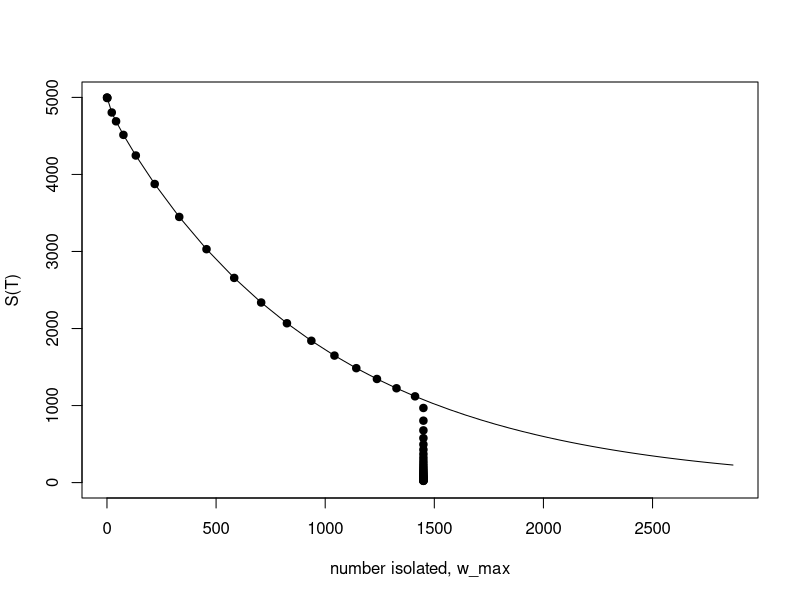
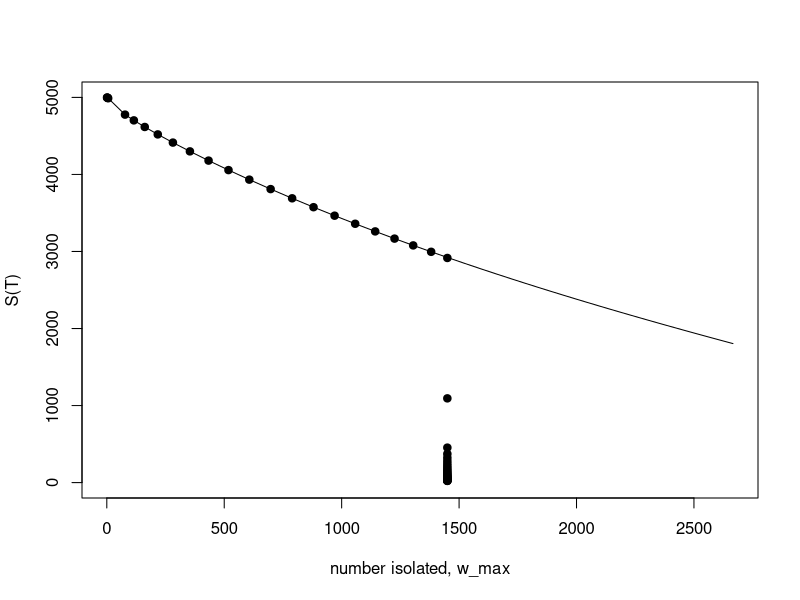
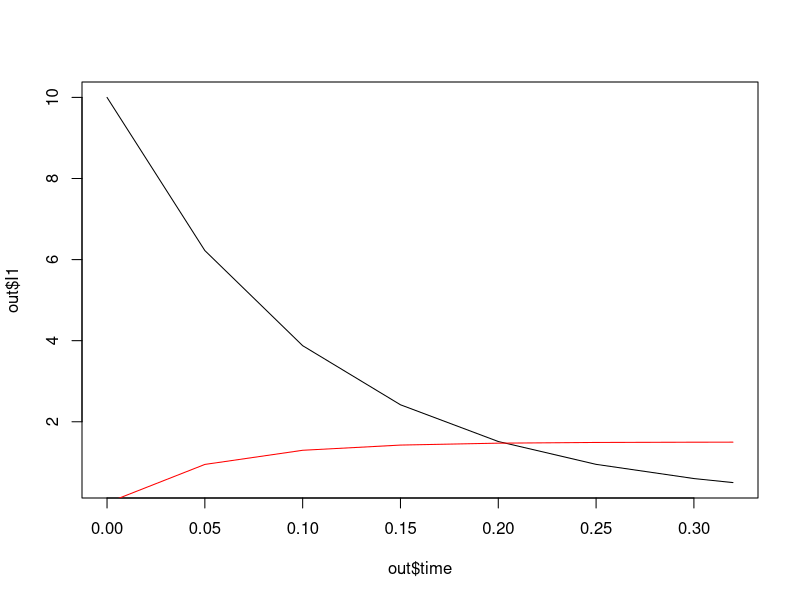
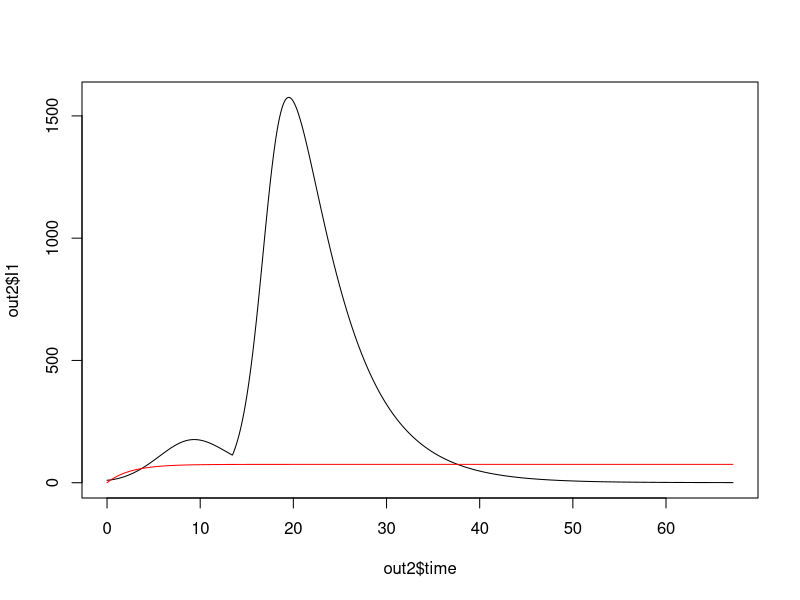

Generate these figures, in order, with R:
require(deSolve)
# max daily rate of community member isolation
u1max <- .3
# max daily rate of traveller isolation
u2max <- 0
# constraint on community member isolation (this is a large constraint for an
# essentially unconstrained problem)
C1max <- 4000
# constraint on traveller isolation
C2max <- 500
# transmission rate
beta<-.0003
# importation rate (high for illustrative purposes)
theta<-3
# While the mu's aren't evenly spaced, these mu's give good
# spacing on the x-axis variables in the plot.
muvec <- 1/seq(5,0.1,-0.1)
# relative transmissibility of travellers
c<-1

T<-100

# daily vaccination rate
rho<-0 # no vaccination

# start time for community isolation
tstart1<-0

# community isolation function - assumes that u1 = umax until the constraint is
# used up. We know that this is not a unique optimal control, but it is one
# optimal control and therefore sufficient to demonstrate the relationships.
u1fun<-function(t){
  if(t>tstart1){
  u1 = u1max}
  else{
    u1 = 0
  }
  return(u1)
}

# travel restrictions function
u2fun<-function(t){
    u2 = 0
  return(u2)
}


# This is designed to trigger termination of the simulation when I1>0.5
rootfun <- function(t, y, parameters){
  I1 = y[2]
  C1 = y[4]
  y1 = 0.5 - I1 
  return(y1)
}

# An event function that does nothing because termination is the event
eventfun <- function(t, y, pars) {
  return(y)
}

SI<-function(t, y, parameters){
  S = y[1]
  I1 = y[2]
  I2 = y[3]
  C1 = y[4]
  C2 = y[5]
  u1 = u1fun(t)
  u2 = u2fun(t)
  
  if(C1 > C1max){
    u1 = 0
  }
  
dS = - beta*S*(I1 + c*I2) - rho*S
dI1 = beta*S*(I1 + c*I2) - mu*I1 - u1*I1
dI2 = theta - 2*mu*I2 - u2*I2
dC1 = u1*I1
dC2 = u2*I2
  return(list(c(dS,dI1,dI2,dC1,dC2)))
}

output = NULL
for(i in seq(1,length(muvec))){
mu<-muvec[i]
out <- ode(y = c(S=5000,I1=10,I2=0,C1=0,C2=0), parms = NULL, times = seq(0,T,.05), func = SI, events = list(func = NULL, root = TRUE, terminalroot = 1), rootfun = rootfun)
out <- data.frame(out)
# This is the correct objective function with importations
J = sum(beta*out$S*(out$I1+c*out$I2)*diff(c(0,out$time)))
output = data.frame(rbind(output,c(mu=mu,J=J,w_T = tail(out$C1,1), S_T = tail(out$S,1), I_T = tail(out$I1,1), T = tail(out$time,1))))
}

plot(output$w_T,output$S, typ="l", ylim = c(0,5000), ylab="S(T)", xlab="number isolated, w_max")

# repeat with  constraint
C1max = 1450

output2 = NULL
for(i in seq(1,length(muvec))){
  mu<-muvec[i]
  out <- ode(y = c(S=5000,I1=10,I2=0,C1=0,C2=0), parms = NULL, times = seq(0,T,.05), func = SI, events = list(func = NULL, root = TRUE, terminalroot = 1), rootfun = rootfun)
  out <- data.frame(out)
  # This is the correct objective function with importations
  J = sum(beta*out$S*(out$I1+c*out$I2)*diff(c(0,out$time)))
  output2 = data.frame(rbind(output2,c(mu=mu,J=J,w_T = tail(out$C1,1), S_T = tail(out$S,1), I_T = tail(out$I1,1), T = tail(out$time,1))))
}

points(output2$w_T,output2$S, pch=19, ylim = c(0,5000))

# Parameters from the lower panel of Hansen and Day, Figure 1.
u1max <-1
C1max <- 4000 # unconstrained.
output = NULL
for(i in seq(1,length(muvec))){
  mu<-muvec[i]
  out <- ode(y = c(S=5000,I1=10,I2=0,C1=0,C2=0), parms = NULL, times = seq(0,T,.05), func = SI, events = list(func = NULL, root = TRUE, terminalroot = 1), rootfun = rootfun)
  out <- data.frame(out)
  # This is the correct objective function with importations
  J = sum(beta*out$S*(out$I1+c*out$I2)*diff(c(0,out$time)))
  output = data.frame(rbind(output,c(mu=mu,J=J,w_T = tail(out$C1,1), S_T = tail(out$S,1), I_T = tail(out$I1,1), T = tail(out$time,1))))
}

plot(output$w_T,output$S_T, typ="l", ylim = c(0,5000), ylab="S(T)", xlab="number isolated, w_max")

# repeat with  constraint
C1max <- 1450

output2 = NULL
for(i in seq(1,length(muvec))){
  mu<-muvec[i]
  out <- ode(y = c(S=5000,I1=10,I2=0,C1=0,C2=0), parms = NULL, times = seq(0,T,.05), func = SI, events = list(func = NULL, root = TRUE, terminalroot = 1), rootfun = rootfun)
  out <- data.frame(out)
  # This is the correct objective function with importations
  J = sum(beta*out$S*(out$I1+c*out$I2)*diff(c(0,out$time)))
  output2 = data.frame(rbind(output2,c(mu=mu,J=J,w_T = tail(out$C1,1), S_T = tail(out$S,1), I_T = tail(out$I1,1), T = tail(out$time,1))))
  if(i==1){
    out2 = out
  }
}

points(output2$w_T,output2$S_T, ylim = c(0,5000),pch=19)

plot(out$time, out$I1, typ="l")
lines(out$time, 10*out$I2, typ="l", col="red")
plot(out2$time, out2$I1, typ="l")
lines(out2$time, 10*out2$I2, typ="l", col = "red")
